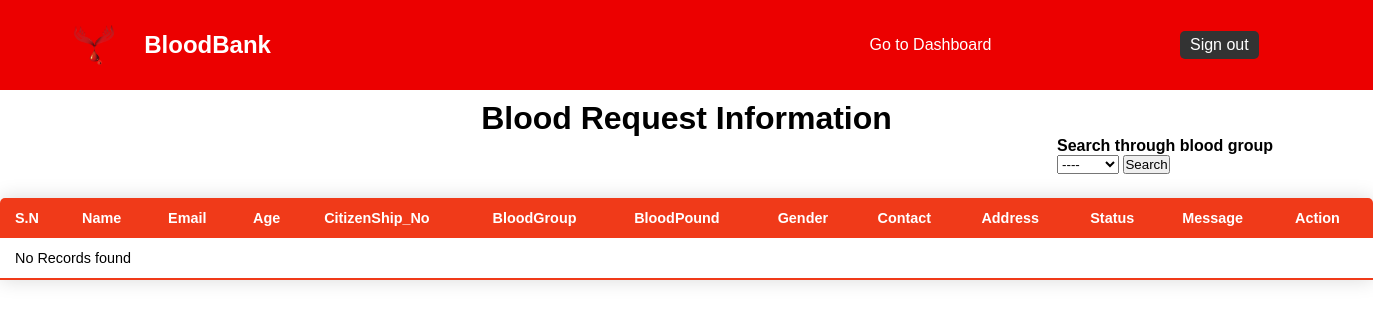
The app's page /admin/requestInfo.php (signed in), older data.
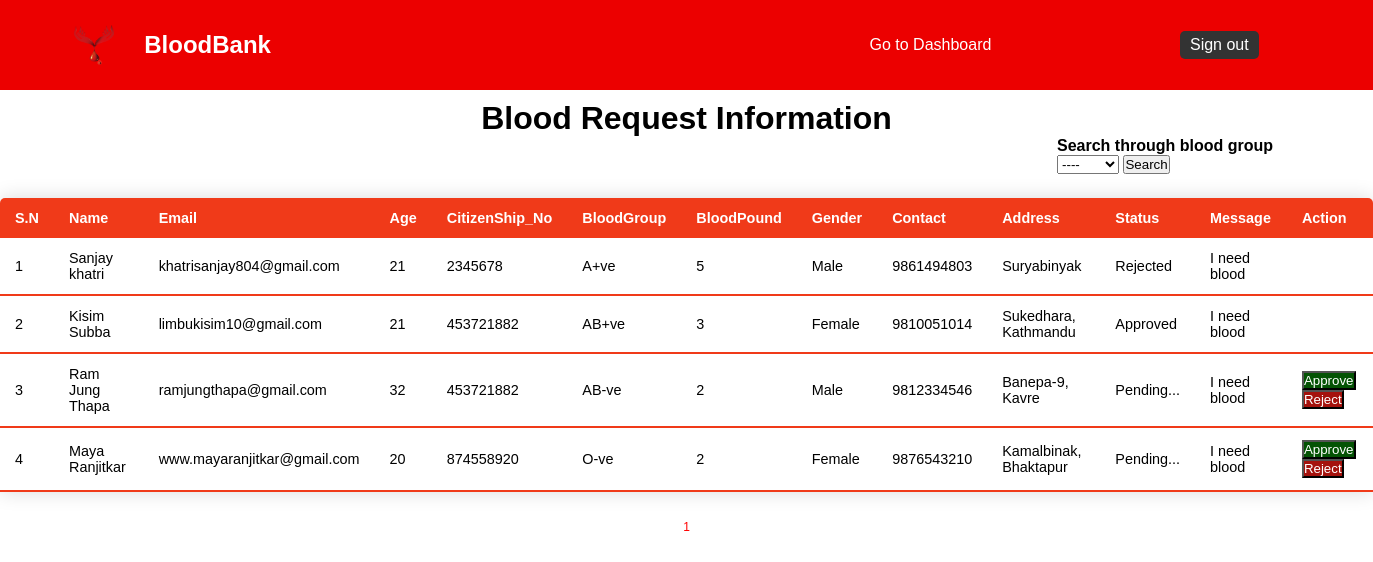
The same page, newer data.
### tables this page shows
CREATE TABLE `request` (
  `Id` int(11) NOT NULL,
  `Name` varchar(40) NOT NULL,
  `Email` varchar(40) NOT NULL,
  `Age` int(11) NOT NULL,
  `CitizenShip_No` varchar(255) NOT NULL,
  `BloodGroup` varchar(10) NOT NULL,
  `BloodPound` int(11) NOT NULL,
  `Gender` varchar(10) NOT NULL,
  `Contact` varchar(10) NOT NULL,
  `Address` varchar(40) NOT NULL,
  `Status` int(11) NOT NULL DEFAULT 0,
  `Message` varchar(40) NOT NULL
);

### admin/requestInfo.php (the view, shortened to what this page needs)
<?php include ('adminHeader.php')?>
    <head>
    </head>
    <div class="title">
        <h1>Blood Request Information</h1>
    </div>
    <div class="search">
        <h4>Search through blood group</h4>
        <form action="requestInfo.php" method="get">
                <select name="search" >
                    <option value="" selected>----</option>
                </select>
            <button type="submit">Search</button>
        </form>
    </div>
    <br><br>
    <center>
    <table class="content-table" width="100%">
        <thead>
            <tr>
                <th>S.N</th>
                <th>Name</th>
                <th>Email</th>
                <th>Age</th>
                <th>CitizenShip_No</th>
                <th>BloodGroup</th>
                <th>BloodPound</th>
                <th>Gender</th>
                <th>Contact</th>
                <th>Address</th>
                <th>Status</th>
                <th>Message</th>
                <th>Action</th>
            </tr>
        </thead>
    <?php
        include "../connection/config.php";
        $data_per_page= 10;
        if(isset($_GET['pages'])){
            $page  = $_GET["pages"];
        }
        else {
            $page = 1;
        }
        $start_from=($page-1)*$data_per_page;
        if(isset($_GET['search'])){
            $search = $_GET['search'];
        }else{
            $search="";
        }
        $sql = "select * from `request` where  BloodGroup like '%$search%' limit $start_from,$data_per_page";
        $result = mysqli_query($conn, $sql);
        if(mysqli_num_rows($result)){
            if(isset($_GET['pages'])){
            $i = (($_GET['pages']-1)*10)+1;
            }else{
                $i=1;
            }
            while($row = mysqli_fetch_assoc($result)){
    ?>
    <tbody>
    <tr>
        <td><?php echo $i;?></td>
        <td><?php echo $row ['Name']?></td>
        <td><?php echo $row ['Email']?></td>
        <td><?php echo $row ['Age']?></td>
        <td><?php echo $row ['CitizenShip_No']?></td>
        <td><?php echo $row ['BloodGroup']?></td>
        <td><?php echo $row ['BloodPound']?></td>
        <td><?php echo $row ['Gender']?></td>
        <td><?php echo $row ['Contact']?></td>
        <td><?php echo $row ['Address']?></td>
        <td>
            <?php
                if ($row['Status']==0){
                    echo
                    '<p>Pending...</p>';
                }else if ($row['Status']==1){
                    echo
                    '<p>Approved</p>';
                }else if($row['Status']==2){
                    echo
                    '<p>Rejected</p>';
                }
            ?>
        </td>
        <td><?php echo $row ['Message']?></td>
        <td>
        <?php
            if ($row['Status']==0){
        ?>
                <button class="approve">
                    <a href="../approveReject/requestStatus.php?requestId=<?php echo $row ['Id'];?>&status=1" onclick = "sendMail('<?php echo $row['Email'];?>')">Approve</a>
                </button>
                <button class="reject">
                    <a href="../approveReject/requestStatus.php?requestId=<?php echo $row ['Id'];?>&status=2" onclick = "sendMail('<?php echo $row['Email'];?>')">Reject</a>
                </button>
        <?php }
        ?>
        </td>
    </tr>
    <?php
        $i++;
        }
    }else{
        ?>
        <tr><td colspan="5">No Records found
        <?php }
        ?>
    </tbody>
    </table>
    <?php
        $sql = "select * from `request`";
        $result = mysqli_query($conn,$sql);
        $total_data = mysqli_num_rows($result);
        $total_pages = ceil($total_data/$data_per_page);
        for($i=1;$i<=$total_pages;$i++){
            echo '<a style="font-size:12px;color:red;padding: 5px;bottom:0;" href="requestInfo.php?pages='.$i.'&search='.$_GET['search'].'   ">'.$i.'</a>';
        }
    ?>
    </center>
</body>
</html>

Row changes from the older to the newer data that the page shows:
added request: Name "Sanjay khatri", Email "khatrisanjay804@gmail.com", Age "21", CitizenShip_No "2345678", BloodGroup "A+ve", BloodPound "5", Gender "Male", Contact "9861494803", Address "Suryabinyak", Status "Rejected", Message "I need blood"
added request: Name "Kisim Subba", Email "limbukisim10@gmail.com", Age "21", CitizenShip_No "453721882", BloodGroup "AB+ve", BloodPound "3", Gender "Female", Contact "9810051014", Address "Sukedhara, Kathmandu", Status "Approved", Message "I need blood"
added request: Name "Ram Jung Thapa", Email "ramjungthapa@gmail.com", Age "32", CitizenShip_No "453721882", BloodGroup "AB-ve", BloodPound "2", Gender "Male", Contact "9812334546", Address "Banepa-9, Kavre", Status "Pending...", Message "I need blood"
added request: Name "Maya Ranjitkar", Email "www.mayaranjitkar@gmail.com", Age "20", CitizenShip_No "874558920", BloodGroup "O-ve", BloodPound "2", Gender "Female", Contact "9876543210", Address "Kamalbinak, Bhaktapur", Status "Pending...", Message "I need blood"
Text that changed along with them:
new list line: "1"
text no longer shown: "No Records found"
